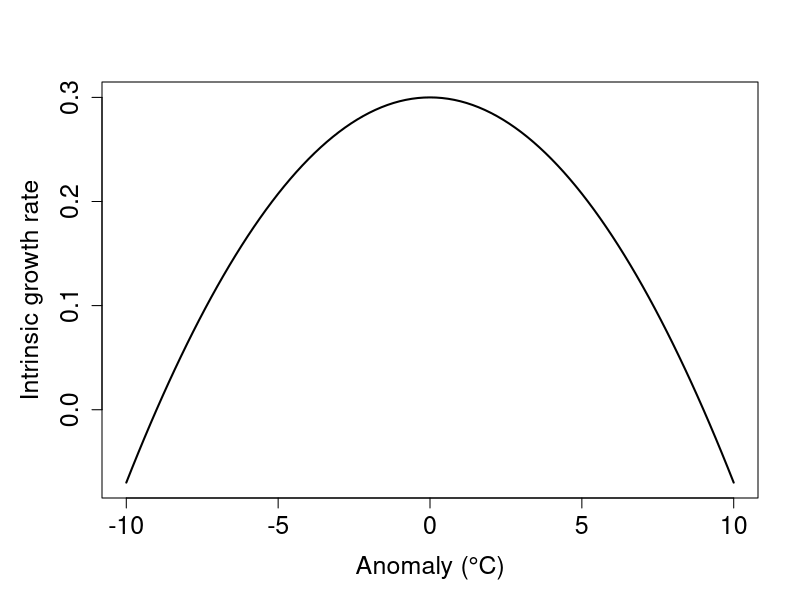
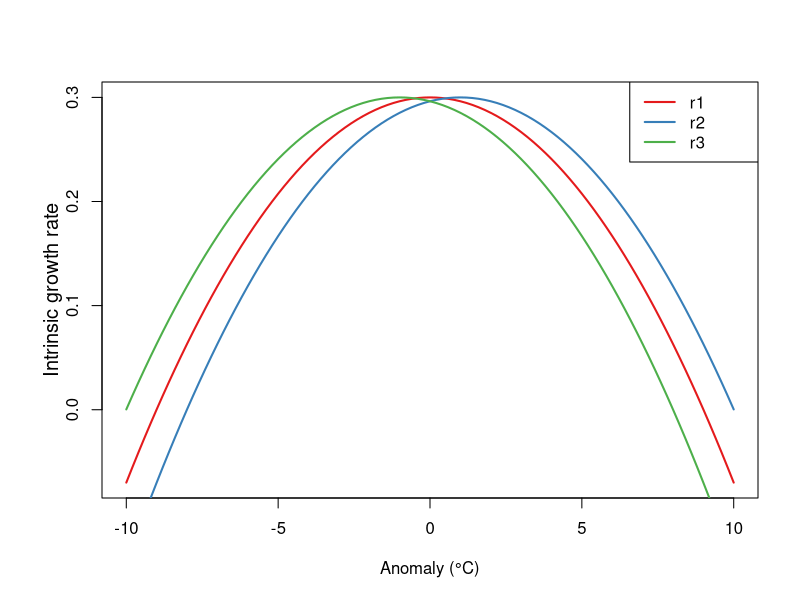
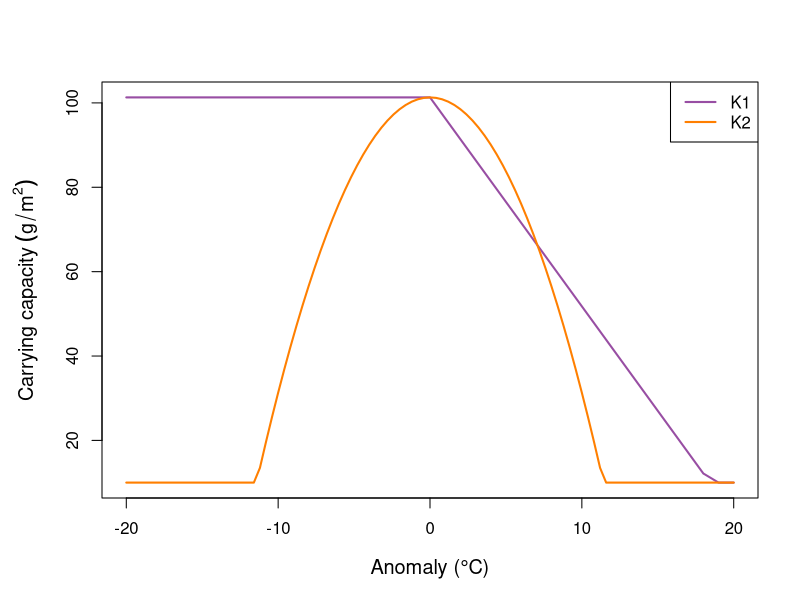

Reproduce these figures in R, in order.
#SST functions
#This code creates the Figure 1 SST functions

#growth rate plot
#0.3 commonly used as growth rate
#r = 0 when 9 degree difference - nonlethal critical thermal maxima was 36 degrees
#try this function with different optimal temps (that will be calculated in the anomaly part of sst_cmip6.R)
quad_r <- function (x, a=0.3, b=0, c=-0.0037) {
  a + b*x + c*x^2
}

quad_r2 <- function (x, a=0.3, b=0, c=-0.0037) {
  a + b*(x-1) + c*(x-1)^2
}

quad_r3 <- function (x, a=0.3, b=0, c=-0.0037) {
  a + b*(x+1) + c*(x+1)^2
}

par(mar = c(5, 5, 4, 2) + 0.1)  # Adjust the values as needed

curve(quad_r, from = -10, to = 10, xlab = "Anomaly (°C)", ylab = "Intrinsic growth rate", 
      col = 1, cex.lab = 1.5, cex.axis = 1.5, cex.main = 1.5, lwd = 2)

curve(quad_r, from = -10, to = 10, xlab="Anomaly (°C)", ylab = "", col="#E41A1C", lwd = 2)
curve(quad_r2, from = -10, to = 10, add = TRUE, col="#377EB8", lwd = 2)
curve(quad_r3, from = -10, to = 10, add = TRUE, col="#4DAF4A", lwd = 2)
title(ylab= "Intrinsic growth rate", line=2, cex.lab=1.2)
legend("topright", legend=c("r1", "r2", "r3"), col=c("#E41A1C", "#377EB8", "#4DAF4A"), lty=1, cex=1, text.width = 2, lwd = 2)






##Piecewise linear function for K
# Define the linear equation
linear_equation <- function(x) {
  -4.95243768 * x +101.3
}

# Create a function to restrict y between 10 and 101.3
#10 g/m2 is maintained so matter how warm it gets (Darling et al. 2017)
#max carrying capacity set to 101.3 g/m2 (MacNeil et al. 2015)
restricted_y <- function(x) {
  y <- linear_equation(x)
  if (y < 10) {
    y <- 10
  } else if (y > 101.3) {
    y <- 101.3
  }
  return(y)
}

# Test the restricted_y function with a value of x
x_value <- 1
result <- restricted_y(x_value)
cat("For x =", x_value, ", y =", result, "\n")

##quadratic - same points used to establish linear
#max is "current" temp and max K
# 3 degree deviation (2040 temp) associated with 6% decline in max
# Define the quad_K function
quad_K <- function(x, a = 101.3, b = 0, c = -0.7) {
  y <- a + b * x + c * x^2
  y <- ifelse(y < 10, 10, y)
  return(y)
}



# Generate x values
x_values <- seq(-20, 20, by = 1)  # Adjust the range and step size as needed

# Apply the restricted_y function to each x value
y_values <- sapply(x_values, restricted_y)

# Plot the function
par(mar = c(5, 5, 4, 2) + 0.1)

plot(x_values, y_values, type = "l", col = "#984EA3", lwd = 2, cex.lab=1.2,
     xlab = "Anomaly (°C)", ylab = bquote('Carrying capacity'~(g/m^2)))

# Add the quad_K plot on top of the restricted_y plot
# Plot the quad_K function
curve(quad_K, from = -20, to = 20, add=TRUE, col = "#FF7F00", lwd = 2)

# Add a legend
legend("topright", legend = c("K1", "K2"), col = c("#984EA3", "#FF7F00"), lwd = 2)



